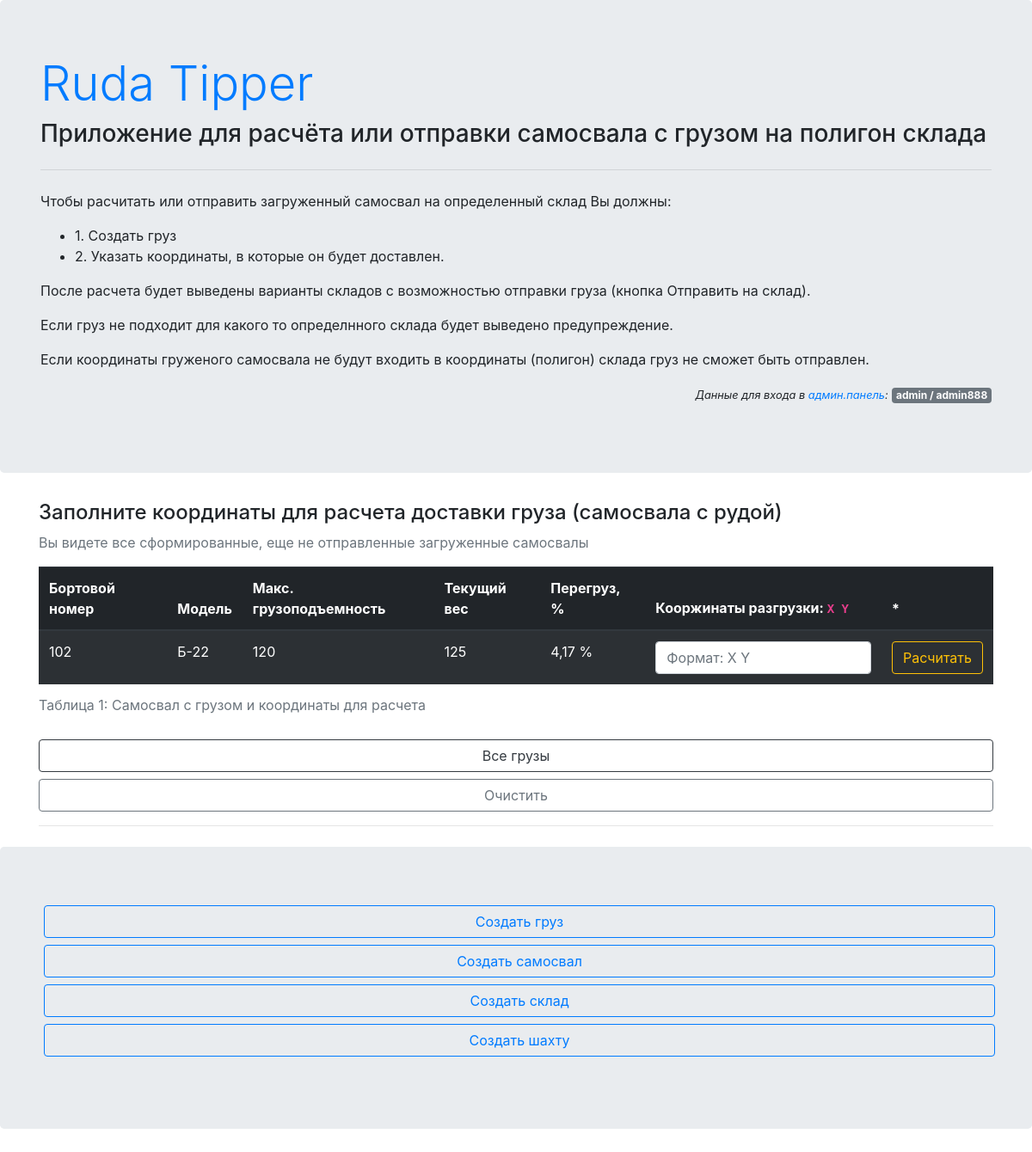
The app's page /cargo/2/calc/ with its own data.
### mine/models/cargo.py (models this page shows, shortened)
class Cargo(BaseOre):
    class Meta:
        verbose_name = 'Груз'
        verbose_name_plural = 'Грузы'
    mine = models.ForeignKey(Mine, verbose_name='Карьер/шахата', on_delete=models.CASCADE)
    tipper = models.ForeignKey(Tipper, verbose_name='Самосвал', on_delete=models.CASCADE, blank=True, null=True)
    created = models.DateTimeField(verbose_name='Создан', auto_now_add=True)
    @property
    def overload(self) -> float:
        if (self.tipper and self.tipper.tmodel) and (self.tipper.tmodel.max_mass - self.mass <= 0):
            diff = abs(self.tipper.tmodel.max_mass - self.mass)
            return round(diff * 100 / self.tipper.tmodel.max_mass, 2)
        return 0
    @property
    def max_mass(self) -> int:
        if self.tipper and self.tipper.tmodel:
            return self.tipper.tmodel.max_mass
        return 0

### tipper/models/tipper.py (models this page shows, shortened)
class Tipper(models.Model):
    class Meta:
        verbose_name = 'Самосвал'
        verbose_name_plural = 'Самосвалы'
        unique_together = ('number', 'tmodel')
    number = models.CharField(verbose_name='Бортовой номер', max_length=8, default='101')
    tmodel = models.ForeignKey(TModel, verbose_name='Модель', on_delete=models.CASCADE)

### tipper/models/tmodel.py (models this page shows, shortened)
class TModel(models.Model):
    class Meta:
        verbose_name = 'Модель самосвала'
        verbose_name_plural = 'Модели самосвалов'
        unique_together = ('title', 'code', 'max_mass')
    title = models.CharField(verbose_name='Наименование', max_length=256, default='БЕЛАЗ')
    code = models.CharField(verbose_name='Модель (код)', max_length=256, default='Б-22')
    max_mass = models.PositiveSmallIntegerField(verbose_name='Макс. грузоподъемность (т.руды)', default=100)

### mine/views.py (the view, shortened to what this page needs)
# urls.py: path('cargo/<int:cargo_id>/calc/', views.calc, name='calc'),
def calc(request, cargo_id):
    cargo = get_object_or_404(Cargo, pk=cargo_id)
    result_success = []
    result_warning = []
    coordinates = ''
    return render(request, 'cargo/index.html', {
        'cargos': [cargo],
        'coordinates': coordinates,
        'result_success': result_success,
        'result_warning': result_warning,
    })

### mine/templates/cargo/index.html (shortened to what this page needs)
{% extends "cargo/base.html" %}
{% block main %}
    <div class="jumbotron">
        <section class="container">
            <h1 class="display-4"><a href="/">Ruda Tipper</a></h1>
            <h3>Приложение для расчёта или отправки самосвала с грузом на полигон склада </h3>
            <hr class="my-4">
            <p>Чтобы расчитать или отправить загруженный самосвал на определенный склад Вы должны:</p>
            <ul>
                <li>1. Создать груз</li>
                <li>2. Указать координаты, в которые он будет доставлен.</li>
            </ul>
            <p>После расчета будет выведены варианты складов с возможностью отправки груза (кнопка Отправить на склад).</p>
            <p> Если груз не подходит для какого то определнного склада будет выведено предупреждение.</p>
            <p>Если координаты груженого самосвала не будут входить в координаты (полигон) склада груз не сможет быть отправлен.</p>
            <p class="text-right">
                <i class="small">Данные для входа в <a href="/admin" target="_blank">админ.панель</a>:</i>
                <span class="badge badge-secondary">admin / admin888</span>
            </p>
        </section>
    </div>
    <section class="container mb-4 mt-4">
        <h4>Заполните координаты для расчета доставки груза (самосвала с рудой)</h4>
        <p class="text-muted">Вы видете все сформированные, еще не отправленные загруженные самосвалы</p>
            <table class="table table-striped table-hover table-dark">
            <caption>Таблица 1: Самосвал с грузом и координаты для расчета</caption>
            <thead>
                <tr>
                <th scope="col">Бортовой номер</th>
                <th scope="col">Модель</th>
                <th scope="col">Макс. грузоподъемность</th>
                <th scope="col">Текущий вес</th>
                <th scope="col">Перегруз, %</th>
                <th scope="col">Кооржинаты разгрузки: <code>X Y</code></th>
                <th scope="col">*</th>
              </tr>
            </thead>
            <tbody>
                {% if cargos %}
                    {% for cargo in cargos %}
                    <form action="{% url 'cargo:calc' cargo.id %}" method="post">
                        <tr>
                            <td>{{ cargo.tipper.number }}</td>
                            <td>{{ cargo.tipper.tmodel.code }}</td>
                            <td>{{ cargo.max_mass }}</td>
                            <td>{{ cargo.mass }}</td>
                            <td>{{ cargo.overload }} %</td>
                            <td><input class="form-control" name="coordinates" placeholder="Формат: X Y"
                                       pattern="[0-9]+\s[0-9]+" required value="{{ coordinates }}">
                            </td>
                            <td><button type="submit" class="btn btn-outline-warning">Расчитать</button></td>
                        </tr>
                    </form>
                    {% endfor %}
                {% endif %}
            </tbody>
        </table>
        {% if cargos.count > 1 %}
        {% else %}
            <a class="btn btn-block btn-outline-dark" href="/" role="button">Все грузы</a>
        {% endif %}
        <a class="btn btn-block btn-outline-secondary" href="." role="button">Очистить</a>
        <hr>
    </section>
    <section class="jumbotron">
        <p class="container text-center">
            <a class="col m-1 btn btn-outline-primary" href="/admin/mine/cargo/" target="_blank" role="button">Создать груз</a>
            <a class="col m-1 btn btn-outline-primary" href="/admin/tipper/tipper" role="button" target="_blank">Создать самосвал</a>
            <a class="col m-1 btn btn-outline-primary" href="/admin/store/store/" role="button" target="_blank">Создать склад</a>
            <a class="col m-1 btn btn-outline-primary" href="/admin/mine/mine/" role="button" target="_blank">Создать шахту</a>
        </p>
    </section>
{% endblock %}

### records on screen
Cargo: tipper.number "102", tipper.tmodel.code "Б-22", max_mass "120", mass "125", overload "4,17"
